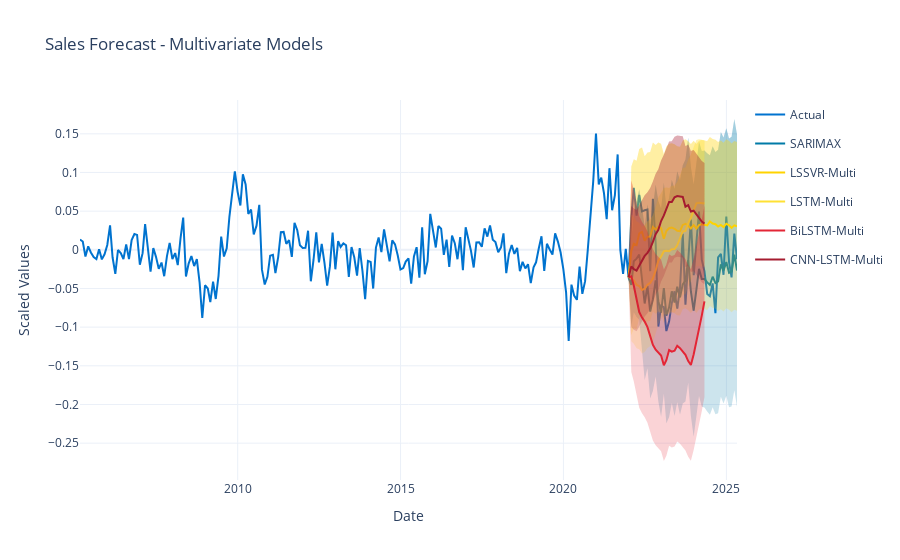

Notebook code cell kept with this figure:
### Code cell
fig_multi = go.Figure()

# Actual data
fig_multi.add_trace(go.Scatter(
    x=y1_scaled.index,
    y=y1_scaled,
    mode='lines',
    name='Actual',
    line=dict(width=2, color='#0073CF'),
    legendgroup="Actual"
))

last_train_x = y1_train_scaled.index[-1]
last_train_y = y1_train_scaled.values[-1]

# Multivariate forecasts
models_multi = {
    "SARIMAX": (sarimax_forecast, sarimax_ci),
    "LSSVR-Multi": (lssvr_mv_forecast, (lssvr_mv_lower, lssvr_mv_upper)),
    "LSTM-Multi": (lstm_mv_forecast, (lstm_mv_lower, lstm_mv_upper)),
    "BiLSTM-Multi": (bilstm_mv_forecast, (bilstm_mv_lower, bilstm_mv_upper)),
    "CNN-LSTM-Multi": (cnnlstm_mv_forecast, (cnnlstm_mv_lower, cnnlstm_mv_upper))
}

colors = [
    "#007BA7",  # Brandeis Blue
    "#FFD300",  # Sunny
    "#FFE135",  # Banana Yellow
    "#E32636",  # Spanish Red
    "#A51C30"   # Harvard Crimson
]

for i, (name, (forecast, ci)) in enumerate(models_multi.items()):
    # Handle confidence intervals
    if isinstance(ci, tuple):
        lower, upper = np.array(ci[0]), np.array(ci[1])
    elif isinstance(ci, np.ndarray):
        lower, upper = ci[:, 0], ci[:, 1]
    else:  # DataFrame
        lower, upper = ci.iloc[:, 0].values, ci.iloc[:, 1].values

    # Forecast line
    fig_multi.add_trace(go.Scatter(
        x=[last_train_x] + list(y1_test_scaled.index),
        y=[last_train_y] + list(forecast),
        mode='lines',
        name=name,
        line=dict(color=colors[i]),
        legendgroup=name
    ))

    # Confidence interval (fill)
    fig_multi.add_trace(go.Scatter(
        x=[last_train_x] + list(y1_test_scaled.index),
        y=[last_train_y] + list(upper),
        mode='lines',
        line=dict(width=0),
        fill='tonexty',
        fillcolor=f'rgba{tuple(list(px.colors.hex_to_rgb(colors[i])) + [0.2])}',
        showlegend=False,
        legendgroup=name
    ))
    fig_multi.add_trace(go.Scatter(
        x=[last_train_x] + list(y1_test_scaled.index),
        y=[last_train_y] + list(lower),
        mode='lines',
        line=dict(width=0),
        fill='tonexty',
        fillcolor=f'rgba{tuple(list(px.colors.hex_to_rgb(colors[i])) + [0.2])}',
        showlegend=False,
        legendgroup=name
    ))

fig_multi.update_layout(
    title='Sales Forecast - Multivariate Models',
    xaxis_title='Date',
    yaxis_title='Scaled Values',
    template='plotly_white'
)

fig_multi.show()
